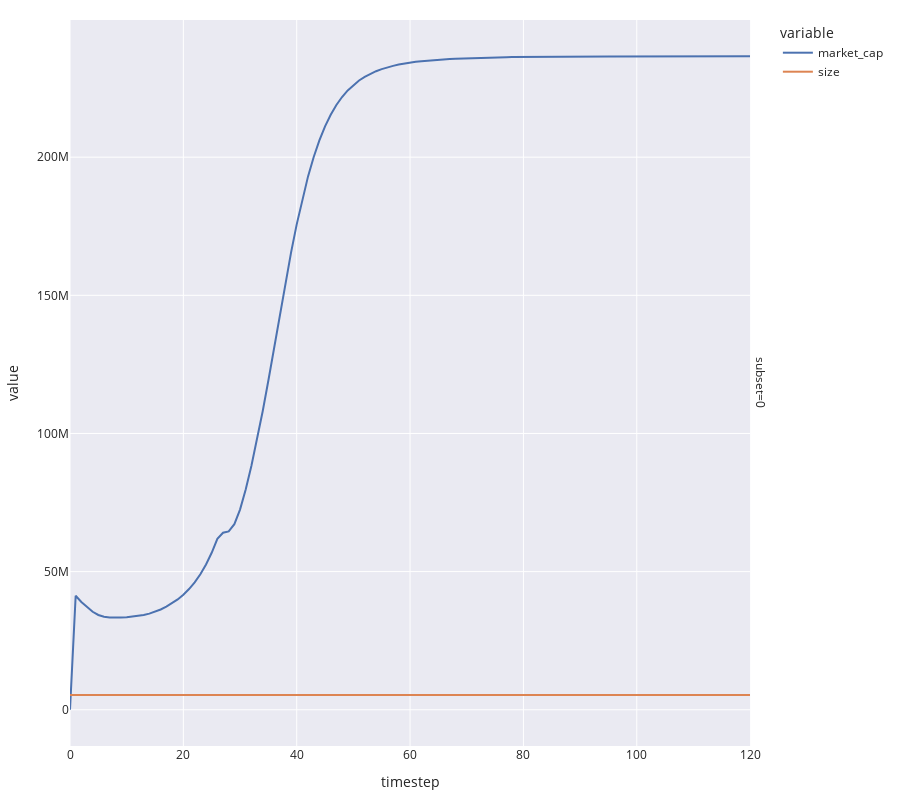

Source (notebook cell):
### Code cell
fig = px.line(
    simulation_result,
    x='timestep',
    y=['market_cap', 'size'],
    facet_row='subset',
    height=800,
    template='seaborn'
)

fig.update_layout(
    margin=dict(l=20, r=20, t=20, b=20),
)

fig.show()
